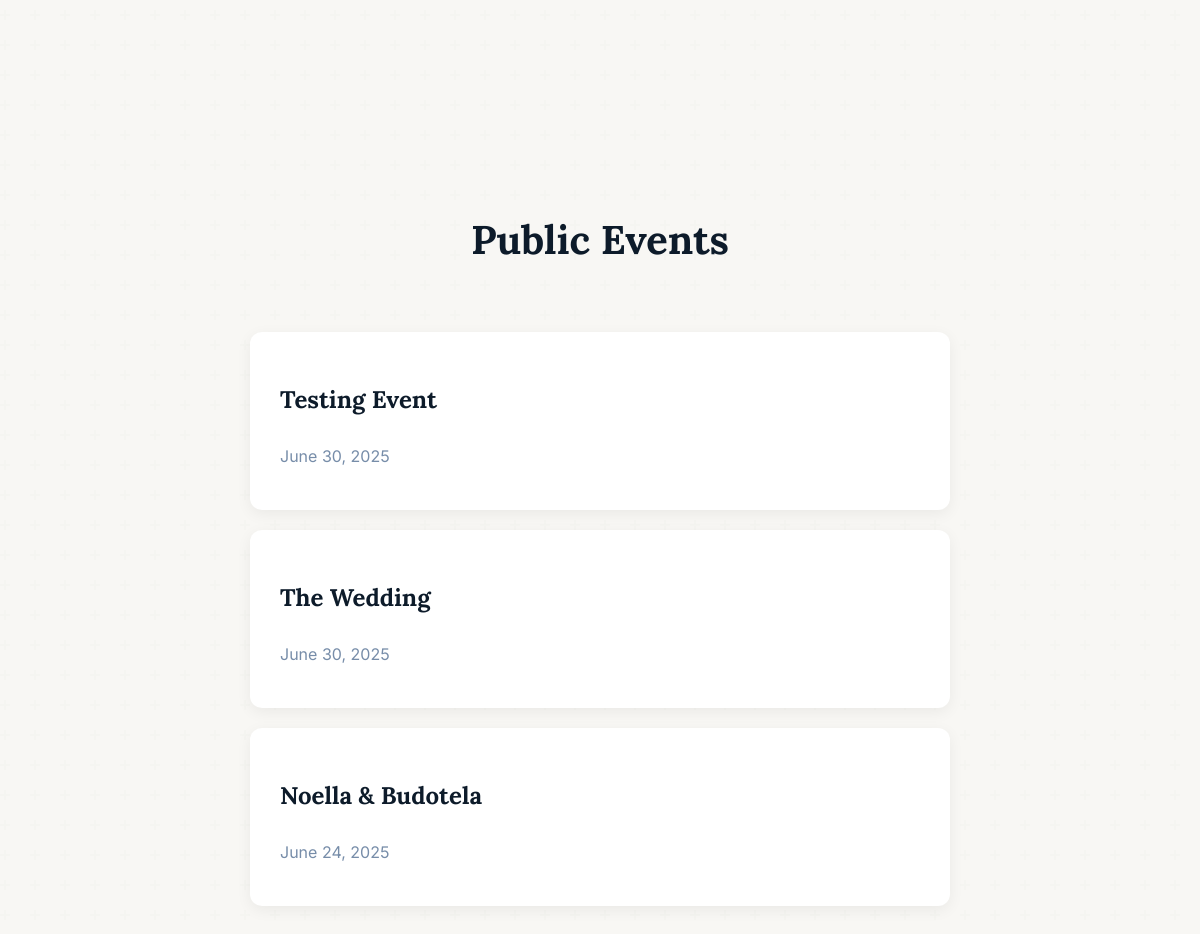
Before: / (lower part) with the older database file.
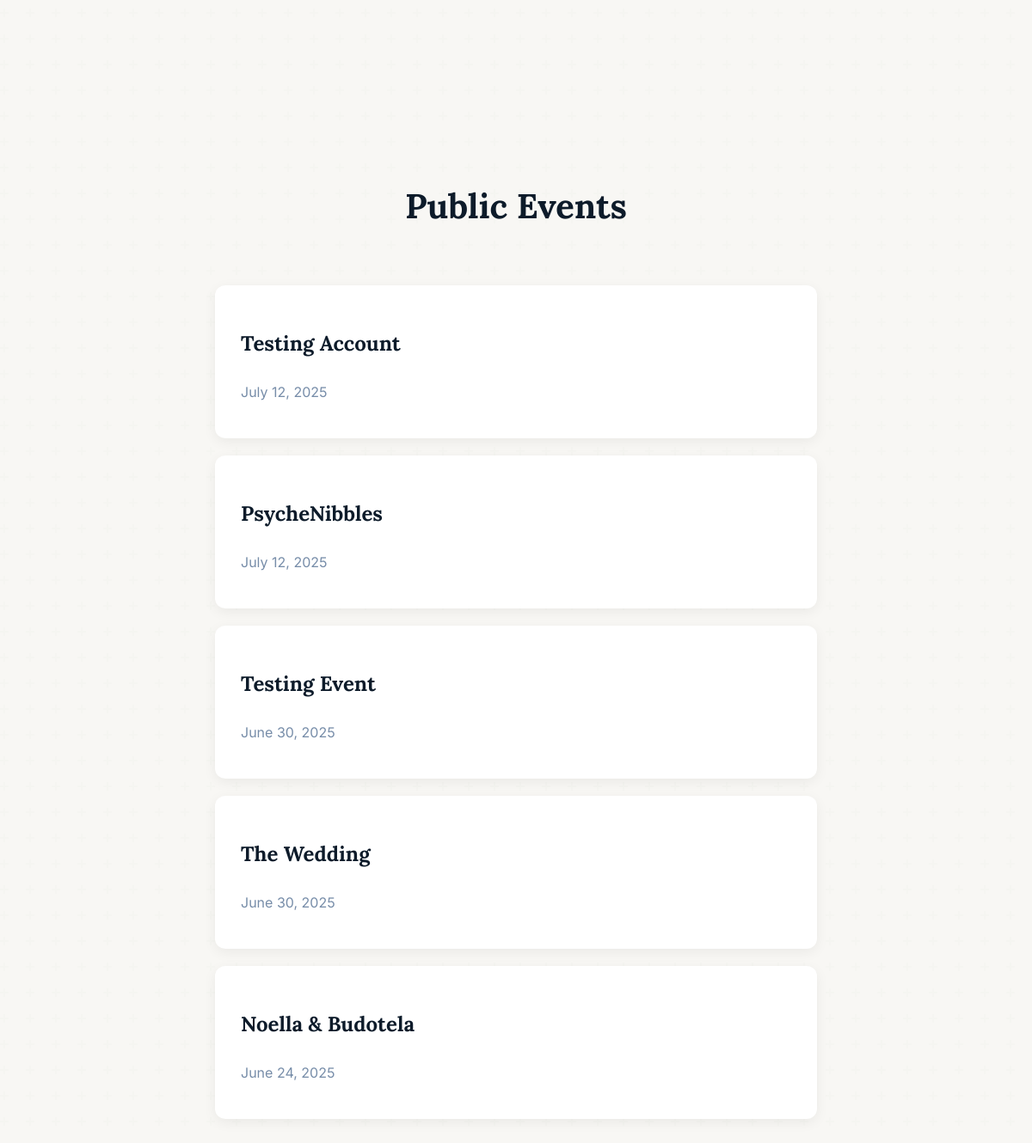
After: the same page with the newer database file.
### crowdcam_app/models.py (models this page shows, shortened)
class Event(models.Model):
    host = models.ForeignKey(settings.AUTH_USER_MODEL, on_delete=models.CASCADE)
    name = models.CharField(max_length=200)
    event_date = models.DateField()
    unique_code = models.SlugField(unique=True, blank=True)
    created_at = models.DateTimeField(auto_now_add=True)
    price = models.DecimalField(max_digits=10, decimal_places=2, default=20.00) # Example price
    is_paid = models.BooleanField(default=False)
    stripe_checkout_id = models.CharField(max_length=255, blank=True)

### crowdcam_app/views.py (the view)
# urls.py: path('', views.homepage_view, name='homepage'),
def homepage_view(request):
    events = Event.objects.all().order_by('-event_date')
    context = {
        'events': events
    }
    return render(request, 'crowdcam_app/homepage.html', context)

### crowdcam_app/templates/crowdcam_app/homepage.html (shortened to what this page needs)
{% extends "crowdcam_app/base.html" %}
{% block content %}
    <section id="services" class="info-section">
        <div class="services-container">
            <a href="{% url 'crowdcam' %}" class="service-card-link">
            </a>
            <a href="{% url 'audio_guest_book' %}" class="service-card-link">
            </a>
            <a href="{% url 'photo_booth' %}" class="service-card-link">
            </a>
        </div>
    </section>
    <section id="events" class="event-list-section">
        <h2 class="section-title">Public Events</h2>
        <div class="event-list">
            {% for event in events %}
                <a href="{% url 'event_detail' event.unique_code %}" class="event-card">
                    <h3>{{ event.name }}</h3>
                    <p>{{ event.event_date }}</p>
                </a>
            {% empty %}
                <p>There are no events currently available.</p>
            {% endfor %}
        </div>
    </section>
{% endblock %}

Changed rows visible on the page:
added Event: name "Testing Account", event_date "July 12, 2025"
added Event: name "PsycheNibbles", event_date "July 12, 2025"
